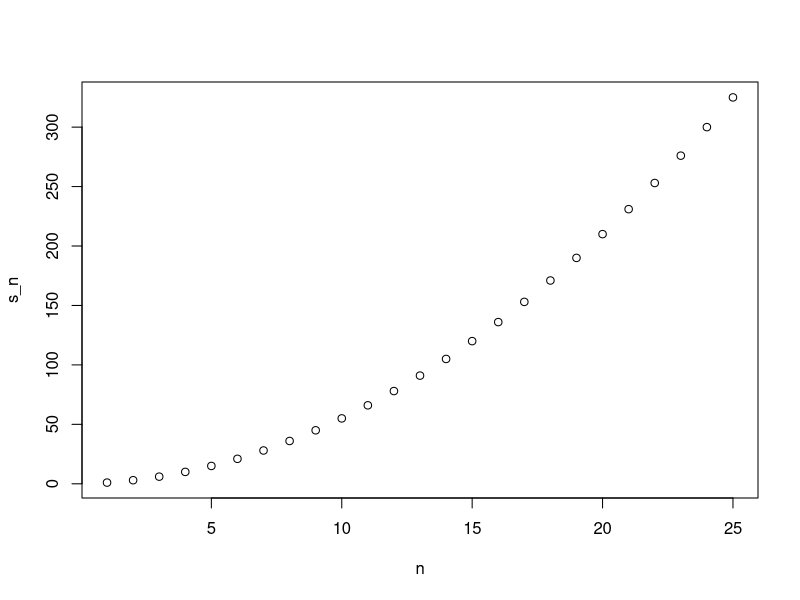
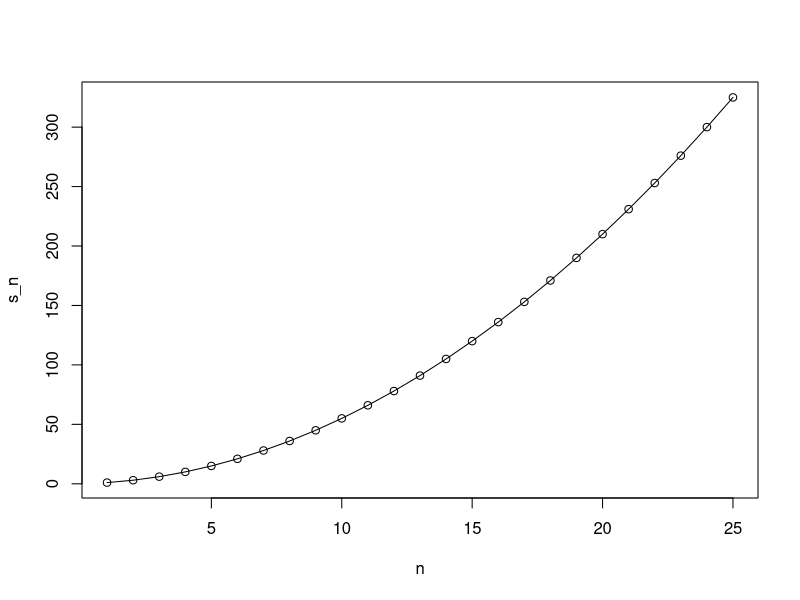
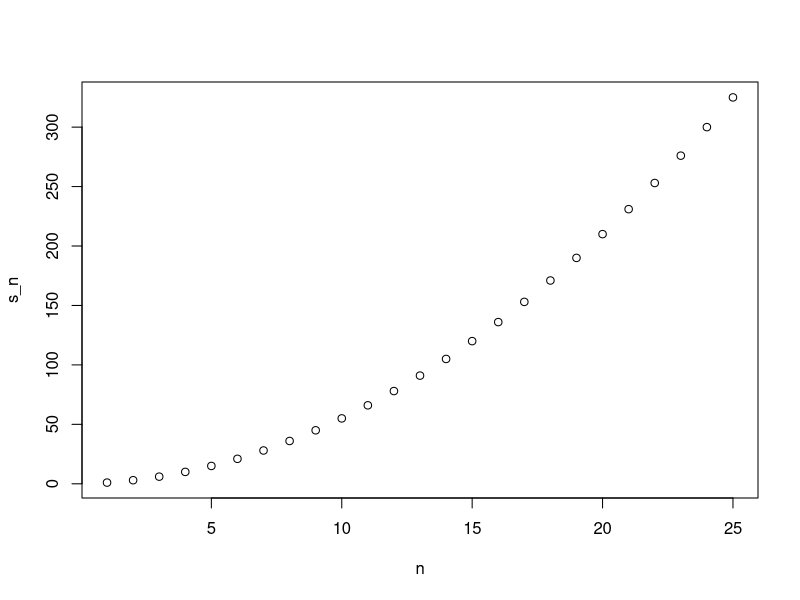
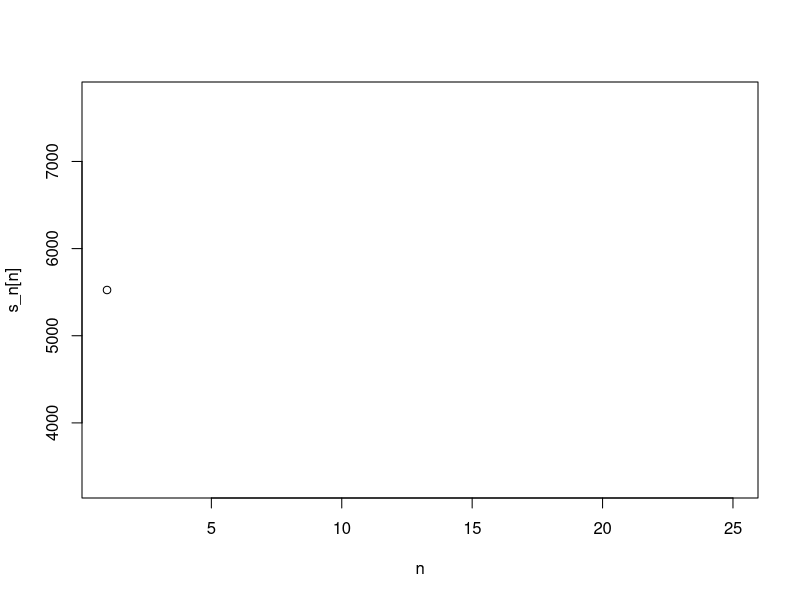

Write the R code that produced these figures, in order.
## ---- chunk 1
compute_s_n <- function(n){
  x <- 1:n
  sum(x)
}
## ---- chunk 2
for(i in 1:5){
  print(i)
}
## ---- chunk 3
m <- 25
s_n <- vector(length = m) # create an empty vector
for(n in 1:m){
  s_n[n] <- compute_s_n(n)
}
## ---- chunk 4
n <- 1:m
plot(n, s_n)
## ---- chunk 5
head(data.frame(s_n = s_n, formula = n*(n+1)/2))
## ---- chunk 6
plot(n, s_n)
lines(n, n*(n+1)/2)
## ---- chunk 7
x <- 1:10
sqrt(x)
y <- 1:10
x*y
## ---- chunk 8
n <- 1:25
compute_s_n(n)
## ---- chunk 9
x <- 1:10
sapply(x, sqrt)
## ---- chunk 10
n <- 1:25
s_n <- sapply(n, compute_s_n)
plot(n, s_n)
## ---- chunk 11
x <- c(1, 2, -3, 4)

if(all(x>0)){
  print("All Positives")
} else{
  print("Not all positives")
}
## ---- chunk 12
x <- c(TRUE, TRUE, FALSE, FALSE)
all(x)
any(x)
any(!x)
all(!x)
## ---- chunk 13
install.packages("dslabs")
library(dslabs)
data(murders)
## ---- chunk 14
new_names <- murders$abb[nchar(murders$state) > 8]
new_names
## ---- chunk 15
sum_n <- function(n){
  n <- 1:n
  sum(n)
}
sum_n(5000)
## ---- chunk 16
altman_plot <- function(x, y){
  plot(x+y, x-y)
}
## ---- chunk 17
x <- 3
my_func <- function(y){
  x <- 5
  y+5
}
x
## ---- chunk 18
compute_s_n <- function(n){
  n <- 1:n
  sum(n^2)
}
compute_s_n(10)
## ---- chunk 19
s_n <- vector("numeric", 25)
s_n
for(n in 1:25){
  s_n[n] <- compute_s_n(n)
}
s_n
## ---- chunk 20
x <- 1:25
sapply(x, compute_s_n)
## ---- chunk 21
library(purrr)
s_n <- map_dbl(n, compute_s_n)
s_n
## ---- chunk 22
n <- 1:25
plot(n, s_n[n])
## ---- chunk 23
identical(s_n[n], n*(n+1)*(2*n+1)/6)
